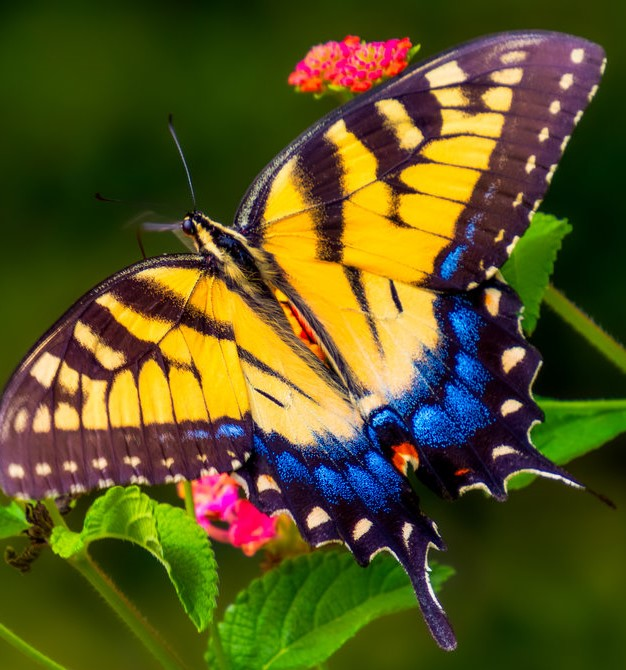
#> input picture Lab1/data/butterfly.jpeg, 626 x 670 px, found by its file name
$ python main.py
#> lines starting #> are read from the running program, lines starting #| are printed output that depends on the picture
import os
import random
import cv2 as cv
import matplotlib.pyplot as plt
import numpy as np

# img = cv.resize(cv.cvtColor(cv.imread('data\\colectiiImagini\\set1\\im01.jpg'), cv.COLOR_BGR2GRAY), (100, 100))

### (a)
# x = np.sort(img.flatten())
# plt.plot(x)
# plt.show()

### (b)
# [4 lines of commented-out code are left out]

### (c)
# t = np.median(img)

### (d)
# [5 lines of commented-out code are left out]

### (e)
# [6 lines of commented-out code are left out]

### (f)
# min_val = np.min(img)
# lin, col = np.where(img == min_val)


### 1.7
def colectie_imagini(dir):
    files = os.listdir(dir)
    images = []
    gray_scale_images = []
    for file in files:
        img = cv.imread(os.path.join(dir, file))
        images.append(img)
        gray_img = cv.cvtColor(img, cv.COLOR_BGR2GRAY)
        gray_scale_images.append(gray_img)

    images = np.array(images) # images.shape NxHxWx3
    mean_image = np.mean(images, axis=0)
    gray_scale_images = np.array(gray_scale_images)
    mean_intensity = gray_scale_images.mean(axis=0)
    std_image = np.std(gray_scale_images, axis=0)
    cv.imshow('win1', np.uint8(mean_image))
    cv.imshow('win2', np.uint8(mean_intensity))
    cv.imshow('win3', np.uint8(std_image))
    cv.waitKey(0)
    cv.destroyAllWindows()


# colectie_imagini('data\\colectiiImagini\\set1')

def get_closest_patch(patch_to_match, patches):
    pass


img = cv.imread('data\\butterfly.jpeg')
#> img is the input picture: shape (670, 626, 3); mean B, G, R 31.9, 84.1, 88.6
sub_images = []
for i in range(500):
    random_line = random.randint(0, img.shape[0] - 20)
    random_col = random.randint(0, img.shape[1] - 20)
    sub_img = img[random_line:random_line + 20, random_col:random_col + 20]
    sub_images.append(sub_img)
#> this loop made 500 passes
#> pass 1, `sub_img = img[random_line:random_line + 20, random_col:random_col + 20]`:
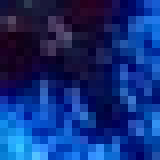
#> sub_img: shape (20, 20, 3) (shown 8 times larger); mean B, G, R 122.1, 46.2, 17.6
#> pass 2, `sub_img = img[random_line:random_line + 20, random_col:random_col + 20]`:
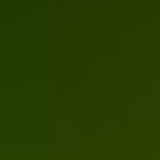
#> sub_img: shape (20, 20, 3) (shown 8 times larger); mean B, G, R 1, 60.3, 38.5
#> after the loop, sub_images = 500 items
